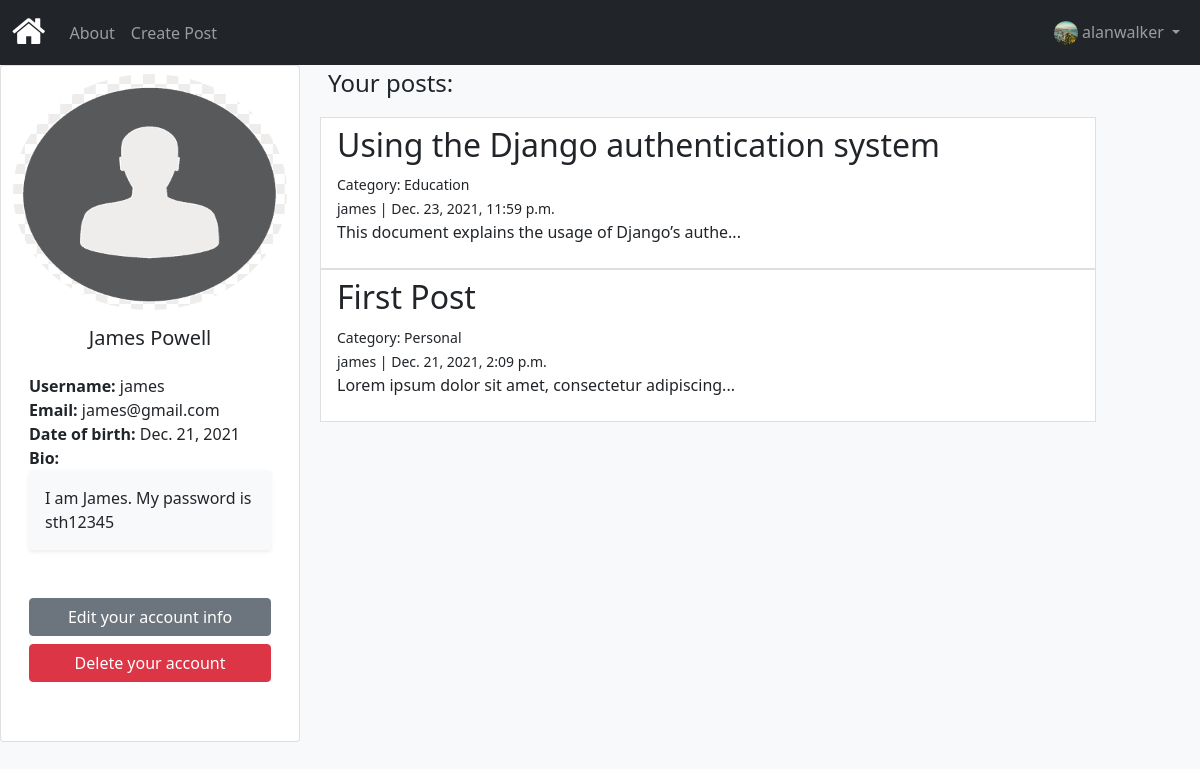
The app's page /accounts/profile/james/ (signed in) with its own data.
### accounts/models.py (models this page shows)
class Author(models.Model):
    user= models.OneToOneField(User,default=None,on_delete=models.CASCADE)
    birth_date = models.DateField('Date of birth')
    bio = models.TextField(max_length=500, blank=True,null=True)
    photo=models.ImageField(default='default.png', blank=True)
    def __str__(self):
        return f'{self.user.username}'
    class Meta:
        ordering=['user']

### articles/models.py (models this page shows, shortened)
class Article(models.Model):
    type=[('Personal','Personal'),
    ('Fashion','Fashion'),
    ('Food','Food'),
    ('Travel','Travel'),
    ('Music','Music'),
    (' Lifestyle',' Lifestyle'),
    ('Fitness','Fitness'),
    ('Sports','Sports'),
    ('News','News'),
    ('Entertainment','Entertainment'),
    ('Healthcare','Healthcare'),
    ('Education','Education'),
    ]
    title = models.CharField(max_length=255,unique=True)
    body = models.TextField()
    create_date = models.DateTimeField('Created on', auto_now_add=True)
    update_date = models.DateTimeField(auto_now=True)
    slug = models.SlugField()
    category = models.CharField(max_length=255,choices=type)
    author = models.ForeignKey(Author, default=None,on_delete=models.CASCADE)
    def snippet(self):
        return self.body[:50] + '...'
    class Meta:
        ordering=['-create_date','title']

### accounts/views.py (the view)
# urls.py: path('profile/<str:username>/',profileView,name='profile'),
@login_required(login_url='/accounts/login/')
def profileView(request,username):
    if hasattr(request.user,'author'):
        context=dict()
        context['author']=get_object_or_404(Author,user__username=username)
        context['profile_posts']=context['author'].article_set.all()
        return render(request,template_name='profile.html', context=context)
    return redirect('articles:home')

### accounts/templates/profile.html (shortened to what this page needs)
{% extends './base.html'%}
{% block content %}
<div class="row">
    <div class="card col-12 col-md-3" >
        <img src="{{author.photo.url}}" class="card-img-top rounded-circle ms-0 mt-2" width="50%" height="35%" alt="Author image">
        <div class="card-body">
                <h5 class="card-title mb-4 text-center">{{author.user.first_name}} {{author.user.last_name}}</h5>
                <div class="card-text">
                    <ul class="list-unstyled">
                        <li><span class="fw-bold">Username:</span> <span>{{author.user.username}}</span> </li>
                        <li><span class="fw-bold">Email:</span> <span>{{author.user.email}}</span> </li>
                        <li><span class="fw-bold">Date of birth:</span> <span>{{author.birth_date}}</span> </li>
                        <li><div class="fw-bold">Bio:</div> <div class="shadow-sm p-3 mb-5 bg-light rounded">{{author.bio}}</div> </li>
                    </ul>
                    <div class="d-grid">
                        <a class="btn btn-secondary" href="{% url 'accounts:update' author.user.username %}" role="button"> Edit your account info</a>
                    </div>
                    <div class="d-grid mt-2">
                        <a href="{% url 'accounts:delete' author.user.username %}" class="btn btn-danger">Delete your account</a>
                    </div>
                </div>
        </div>
    </div>
    <div class="ms-2 col-12 col-md-8">
    {% if profile_posts %}
    <p class="ms-2 fs-4">Your posts:</p>
        {% for article in profile_posts %}
        <a href="{% url 'articles:post' article.slug %}" style="text-decoration: none ;">
            <li class="list-group-item">
            <h2>{{article.title}}</h2>
            <div><small>Category: {{article.category}}</small></div>
            <div><small>{{article.author}} | {{article.create_date}}</small></div>
            <p>{{article.snippet}}</p>
            </li>
        </a>
        {% endfor %}
    {% else %}
    <p class="ms-2 fs-4">No posts created</div>
    {% endif %}
    </div>
</div>
{% endblock %}

### templates/base.html (shortened to what this page needs)
{% load static %}
<!DOCTYPE html>
<html>
    <head>
        <link href="https://cdn.jsdelivr.net/npm/bootstrap@5.1.3/dist/css/bootstrap.min.css" rel="stylesheet">
        <link rel="stylesheet" href="https://cdnjs.cloudflare.com/ajax/libs/font-awesome/4.7.0/css/font-awesome.min.css">
    </head>
    <body class="bg-light text-dark">
<nav class="navbar sticky-top navbar-expand-sm bg-dark navbar-dark">
  <div class="container-fluid">
    <a class="navbar-brand" href="{% url 'articles:home' %}"><i class="fa fa-home" style="font-size:36px;color:white"></i></a>
    <div class="collapse navbar-collapse" id="collapsibleNavbar">
      <ul class="navbar-nav">
        <li class="nav-item">
          <a class="nav-link" href="{% url 'articles:about' %}">About</a>
        </li>
        {% if user.is_authenticated and user.author %}
        <li class="nav-item">
          <a class="nav-link" href="{% url 'articles:create' %}">Create Post</a>
        </li>
        {% endif %}
      </ul>
    </div>
    <ul class="navbar-nav justify-content-end">
      {% if user.is_authenticated and user.author %}
      <li class="nav-item dropdown">
        <a class="nav-link dropdown-toggle" id="navbarDropdownMenuLink" role="button" data-bs-toggle="dropdown" aria-expanded="false">
          <span><img src="{{user.author.photo.url}}" class="rounded-circle justify-content-end d-inline-block" width="24" height="24" alt="Author"></span>
          {{user.username}}
        </a>
      </li>
      {% endif %}
    </ul>
  </div>
</nav>
        <div class="container-fluid">
        {% block content %}
        {% endblock %}
        </div>
    </body>
</html>

### records on screen
Author: photo (placeholder picture), user.first_name "James", user.last_name "Powell", user.username "james", user.email "james@gmail.com", birth_date "Dec. 21, 2021", bio "I am James. My password is sth12345"
Article: title "Using the Django authentication system", category "Education", author "james", create_date "Dec. 23, 2021, 11:59 p.m.", snippet "This document explains the usage of Django’s authe..."
Article: title "First Post", category "Personal", author "james", create_date "Dec. 21, 2021, 2:09 p.m.", snippet "Lorem ipsum dolor sit amet, consectetur adipiscing..."

### other values on screen
{{ user.username }} "alanwalker"
